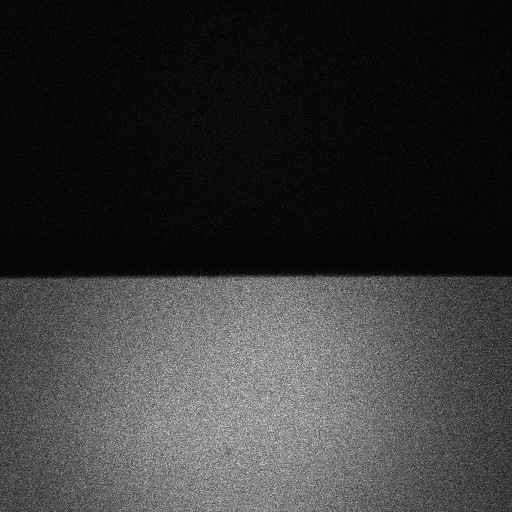
%> input picture ca_ova_dual_fret_alter_0_5mm_trolox/Frame1.tiff, 512 x 512 px; its folder holds only this picture in this run
$ octave NanoChannelsAnalysis.m   (GNU Octave 9; MATLAB toolbox functions it lacks are replaced by stand-ins)
%> lines starting %> are read from the running program, lines starting %| are printed output that depends on the picture
### Utils/natsort.m
function [X,ndx,dbg] = natsort(X,rgx,varargin)
% Alphanumeric / Natural-Order sort a cell array of 1xN char.
%
% (c) 2012-2020 Stephen Cobeldick
%
% Alphanumeric sort a cell array of strings: sorts by character order and
% also by the values of any number substrings. By default matches integer
% substrings and performs a case-insensitive ascending sort, optional
% inputs allow the user to select other number formats, sort order, etc.
%
%%% Example:
% >> X = {'x2', 'x10', 'x1'};
% >> sort(X) % wrong number order
% ans =   'x1'  'x10'  'x2'
% >> natsort(X)
% ans =   'x1'  'x2'  'x10'
%
%%% Syntax:
%  Y = natsort(X)
%  Y = natsort(X,rgx)
%  Y = natsort(X,rgx,<options>)
% [Y,ndx,dbg] = natsort(X,...)
%
% To sort filenames, foldernames, or filepaths use NATSORTFILES (FEX 47434).
% To sort the rows of a cell array of strings use NATSORTROWS (FEX 47433).
%
%% Number Substrings %%
%
% By default consecutive digit characters are interpreted as an integer.
% Specifying the optional regular expression pattern allows the numbers to
% include a +/- sign, decimal digits, exponent E-notation, quantifiers,
% or look-around matching. For information on defining regular expressions:
% <http://www.mathworks.com/help/matlab/matlab_prog/regular-expressions.html>
%
% The number substrings are parsed by SSCANF into numeric values, using
% either the *default format '%f' or the user-supplied format specifier.
%
% This table shows examples of regular expression patterns for some common
% notations and ways of writing numbers, with suitable SSCANF formats:
%
% Regular       | Number Substring | Number Substring              | SSCANF
% Expression:   | Match Examples:  | Match Description:            | Format Specifier:
% ==============|==================|===============================|==================
% *         \d+ | 0, 123, 4, 56789 | unsigned integer              | %f  %i  %u  %lu
% --------------|------------------|-------------------------------|------------------
%      [-+]?\d+ | +1, 23, -45, 678 | integer with optional +/- sign| %f  %i  %d  %ld
% --------------|------------------|-------------------------------|------------------
%     \d+\.?\d* | 012, 3.45, 678.9 | integer or decimal            | %f
% (\d+|Inf|NaN) | 123, 4, NaN, Inf | integer, Inf, or NaN          | %f
%  \d+\.\d+E\d+ | 0.123e4, 5.67e08 | exponential notation          | %f
% --------------|------------------|-------------------------------|------------------
%  0[0-7]+      | 012, 03456, 0700 | octal notation & prefix       | %o  %i
%   [0-7]+      |  12,  3456,  700 | octal notation                | %o
% --------------|------------------|-------------------------------|------------------
%  0X[0-9A-F]+  | 0X0, 0X3E7, 0XFF | hexadecimal notation & prefix | %x  %i
%    [0-9A-F]+  |   0,   3E7,   FF | hexadecimal notation          | %x
% --------------|------------------|-------------------------------|------------------
%  0B[01]+      | 0B1, 0B101, 0B10 | binary notation & prefix      | %b   (not SSCANF)
%    [01]+      |   1,   101,   10 | binary notation               | %b   (not SSCANF)
% --------------|------------------|-------------------------------|------------------
%
%% Debugging Output Array %%
%
% The third output is a cell array <dbg>, for checking the numbers
% matched by the regular expression <rgx> and converted to numeric
% by the SSCANF format. The rows of <dbg> are linearly indexed from <X>,
% even columns contain numbers, odd columns contain split substrings:
%
% >> [~,~,dbg] = natsort(X)
% dbg =
%    'x'    [ 2]
%    'x'    [10]
%    'x'    [ 1]
%
%% Examples %%
%
%%% Multiple integers (e.g. release version numbers):
% >> A = {'v10.6', 'v9.10', 'v9.5', 'v10.10', 'v9.10.20', 'v9.10.8'};
% >> sort(A)
% ans =   'v10.10'  'v10.6'  'v9.10'  'v9.10.20'  'v9.10.8'  'v9.5'
% >> natsort(A)
% ans =   'v9.5'  'v9.10'  'v9.10.8'  'v9.10.20'  'v10.6'  'v10.10'
%
%%% Integer, decimal, NaN, or Inf numbers, possibly with +/- signs:
% >> B = {'test+NaN', 'test11.5', 'test-1.4', 'test', 'test-Inf', 'test+0.3'};
% >> sort(B)
% ans =   'test' 'test+0.3' 'test+NaN' 'test-1.4' 'test-Inf' 'test11.5'
% >> natsort(B, '[-+]?(NaN|Inf|\d+\.?\d*)')
% ans =   'test' 'test-Inf' 'test-1.4' 'test+0.3' 'test11.5' 'test+NaN'
%
%%% Integer or decimal numbers, possibly with an exponent:
% >> C = {'0.56e007', '', '43E-2', '10000', '9.8'};
% >> sort(C)
% ans =   ''  '0.56e007'  '10000'  '43E-2'  '9.8'
% >> natsort(C, '\d+\.?\d*([eE][-+]?\d+)?')
% ans =   ''  '43E-2'  '9.8'  '10000'  '0.56e007'
%
%%% Hexadecimal numbers (with '0X' prefix):
% >> D = {'a0X7C4z', 'a0X5z', 'a0X18z', 'a0XFz'};
% >> sort(D)
% ans =   'a0X18z'  'a0X5z'  'a0X7C4z'  'a0XFz'
% >> natsort(D, '0X[0-9A-F]+', '%i')
% ans =   'a0X5z'  'a0XFz'  'a0X18z'  'a0X7C4z'
%
%%% Binary numbers:
% >> E = {'a11111000100z', 'a101z', 'a000000000011000z', 'a1111z'};
% >> sort(E)
% ans =   'a000000000011000z'  'a101z'  'a11111000100z'  'a1111z'
% >> natsort(E, '[01]+', '%b')
% ans =   'a101z'  'a1111z'  'a000000000011000z'  'a11111000100z'
%
%%% Case sensitivity:
% >> F = {'a2', 'A20', 'A1', 'a10', 'A2', 'a1'};
% >> natsort(F, [], 'ignorecase') % default
% ans =   'A1'  'a1'  'a2'  'A2'  'a10'  'A20'
% >> natsort(F, [], 'matchcase')
% ans =   'A1'  'A2'  'A20'  'a1'  'a2'  'a10'
%
%%% Sort order:
% >> G = {'2', 'a', '', '3', 'B', '1'};
% >> natsort(G, [], 'ascend') % default
% ans =   ''   '1'  '2'  '3'  'a'  'B'
% >> natsort(G, [], 'descend')
% ans =   'B'  'a'  '3'  '2'  '1'  ''
% >> natsort(G, [], 'num<char') % default
% ans =   ''   '1'  '2'  '3'  'a'  'B'
% >> natsort(G, [], 'char<num')
% ans =   ''   'a'  'B'  '1'  '2'  '3'
%
%%% UINT64 numbers (with full precision):
% >> natsort({'a18446744073709551615z', 'a18446744073709551614z'}, [], '%lu')
% ans =       'a18446744073709551614z'  'a18446744073709551615z'
%
%% Input and Output Arguments %%
%
%%% Inputs (*==default):
% [10 lines of commented-out code are left out]
%%% Outputs:
% Y   = CellArrayOfCharRowVectors, <X> sorted into alphanumeric order.
% ndx = NumericArray, such that Y = X(ndx). The same size as <X>.
% dbg = CellArray of the parsed characters and number values.
%       Each row is one input char vector, linear-indexed from <X>.
%
% See also SORT NATSORTFILES NATSORTROWS CELLSTR REGEXP IREGEXP SSCANF

%% Input Wrangling %%
%
assert(iscell(X),...
	'SC:natsort:X:NotCellArray',...
	'First input <X> must be a cell array.')
tmp = cellfun('isclass',X,'char') & cellfun('size',X,1)<2 & cellfun('ndims',X)<3;
assert(all(tmp(:)),...
	'SC:natsort:X:ContentNotCharVectors',...
	'First input <X> must be a cell array of char row vectors (1xN char).')
%
if nargin<2 || isnumeric(rgx)&&isempty(rgx)
	rgx = '\d+';
else
	assert(ischar(rgx)&&ndims(rgx)<3&&size(rgx,1)==1,...
		'SC:natsort:rgx:NotCharVector',...
		'Second input <rgx> must be a regular expression (char row vector).') %#ok<ISMAT>
end
%
% Optional arguments:
tmp = cellfun('isclass',varargin,'char') & cellfun('size',varargin,1)<2 & cellfun('ndims',varargin)<3;
assert(all(tmp(:)),...
	'SC:natsort:options:NotCharVector',...
	'All optional arguments must be char row vectors (1xN char).')
% Character case:
ccm = strcmpi(varargin,'matchcase');
ccx = strcmpi(varargin,'ignorecase')|ccm;
% Sort direction:
sdd = strcmpi(varargin,'descend');
sdx = strcmpi(varargin,'ascend')|sdd;
% Char/num order:
chb = strcmpi(varargin,'char<num');
chx = strcmpi(varargin,'num<char')|chb;
% NaN/num order:
nab = strcmpi(varargin,'NaN<num');
nax = strcmpi(varargin,'num<NaN')|nab;
% SSCANF format:
sfx = ~cellfun('isempty',regexp(varargin,'^%([bdiuoxfeg]|l[diuox])$'));
%
nsAssert(1,varargin,sdx,'SortDirection','Sort direction')
nsAssert(1,varargin,chx,'CharNumOrder', 'char<->num')
nsAssert(1,varargin,nax,'NanNumOrder',  'NaN<->num')
nsAssert(1,varargin,sfx,'sscanfFormat', 'SSCANF format')
nsAssert(0,varargin,~(ccx|sdx|chx|nax|sfx),'UnusedOption')
%
% SSCANF format:
if nnz(sfx)
	fmt = varargin{sfx};
	if strcmpi(fmt,'%b')
		cls = 'double';
	else
		cls = class(sscanf('0',fmt));
	end
else
	fmt = '%f';
	cls = 'double';
end
%
%% Identify Numbers %%
%
[mat,spl] = regexpi(X(:),rgx,'match','split',varargin{ccx});
%
% Determine lengths:
nmx = numel(X);
nmn = cellfun('length',mat);
nms = cellfun('length',spl);
mxs = max(nms);
%
% Preallocate arrays:
bon = bsxfun(@le,1:mxs,nmn).';
bos = bsxfun(@le,1:mxs,nms).';
arn = zeros(mxs,nmx,cls);
ars =  cell(mxs,nmx);
ars(:) = {''};
ars(bos) = [spl{:}];
%
%% Convert Numbers to Numeric %%
%
if nmx
	tmp = [mat{:}];
	if strcmp(fmt,'%b')
		tmp = regexprep(tmp,'^0[Bb]','');
		vec = cellfun(@(s)sum(pow2(s-'0',numel(s)-1:-1:0)),tmp);
	else
		vec = sscanf(sprintf(' %s',tmp{:}),fmt);
	end
	assert(numel(vec)==numel(tmp),...
		'SC:natsort:sscanfTooManyValues',...
		'The %s format must return one value for each input number.',fmt)
else
	vec = [];
end
%
%% Debugging Array %%
%
if nmx && nargout>2
	dbg = cell(mxs,nmx);
	dbg(:) = {''};
	dbg(bon) = num2cell(vec);
	dbg = reshape(permute(cat(3,ars,dbg),[3,1,2]),[],nmx).';
	idf = [find(~all(cellfun('isempty',dbg),1),1,'last'),1];
	dbg = dbg(:,1:idf(1));
else
	dbg = {};
end
%
%% Sort Columns %%
%
if ~any(ccm) % ignorecase
	ars = lower(ars);
end
%
if nmx && any(chb) % char<num
	boe = ~cellfun('isempty',ars(bon));
	for k = reshape(find(bon),1,[])
		ars{k}(end+1) = char(65535);
	end
	[idr,idc] = find(bon);
	idn = sub2ind(size(bon),boe(:)+idr(:),idc(:));
	bon(:) = false;
	bon(idn) = true;
	arn(idn) = vec;
	bon(isnan(arn)) = ~any(nab);
	ndx = 1:nmx;
	if any(sdd) % descending
		for k = mxs:-1:1
			[~,idx] = sort(nsGroup(ars(k,ndx)),'descend');
			ndx = ndx(idx);
			[~,idx] = sort(arn(k,ndx),'descend');
			ndx = ndx(idx);
			[~,idx] = sort(bon(k,ndx),'descend');
			ndx = ndx(idx);
		end
	else % ascending
		for k = mxs:-1:1
			[~,idx] = sort(ars(k,ndx));
			ndx = ndx(idx);
			[~,idx] = sort(arn(k,ndx),'ascend');
			ndx = ndx(idx);
			[~,idx] = sort(bon(k,ndx),'ascend');
			ndx = ndx(idx);
		end
	end
else % num<char
	arn(bon) = vec;
	bon(isnan(arn)) = ~any(nab);
	if any(sdd) % descending
		[~,ndx] = sort(nsGroup(ars(mxs,:)),'descend');
		for k = mxs-1:-1:1
			[~,idx] = sort(arn(k,ndx),'descend');
			ndx = ndx(idx);
			[~,idx] = sort(bon(k,ndx),'descend');
			ndx = ndx(idx);
			[~,idx] = sort(nsGroup(ars(k,ndx)),'descend');
			ndx = ndx(idx);
		end
	else % ascending
		[~,ndx] = sort(ars(mxs,:));
		for k = mxs-1:-1:1
			[~,idx] = sort(arn(k,ndx),'ascend');
			ndx = ndx(idx);
			[~,idx] = sort(bon(k,ndx),'ascend');
			ndx = ndx(idx);
			[~,idx] = sort(ars(k,ndx));
			ndx = ndx(idx);
		end
	end
end
%
ndx  = reshape(ndx,size(X));
X = X(ndx);
%
end
%%%%%%%%%%%%%%%%%%%%%%%%%%%%%%%%%%%%%%%%%%%%%%%%%%%%%%%%%%%%%%%%%%%%%%%%%%%natsort
function nsAssert(val,inp,idx,ids,varargin)
% Throw an error if an option is overspecified.
if nnz(idx)>val
	tmp = {'Unknown input arguments',...
		' option may only be specified once. Provided inputs'};
	error(sprintf('SC:natsort:option:%sOverspecified',ids),...
		'%s:%s',[varargin{:},tmp{1+val}],sprintf('\n''%s''',inp{idx}))
end
end
%%%%%%%%%%%%%%%%%%%%%%%%%%%%%%%%%%%%%%%%%%%%%%%%%%%%%%%%%%%%%%%%%%%%%%%%%%%nsAssert
% [6 lines left out: function nsGroup, not called in this run]
%%%%%%%%%%%%%%%%%%%%%%%%%%%%%%%%%%%%%%%%%%%%%%%%%%%%%%%%%%%%%%%%%%%%%%%%%%%nsGroup

### Utils/natsortfiles.m
function [X,ndx,dbg] = natsortfiles(X,rgx,varargin)
% Alphanumeric / Natural-Order sort a cell array of filenames/filepaths (1xN char).
%
% (c) 2014-2020 Stephen Cobeldick
%
% Alphanumeric sort of a cell array of filenames or foldernames, i.e. sort
% the names by character order and by the values of any numbers within the
% names. The file/folder names, file extensions, and path directories (if
% supplied) are sorted separately: this ensures that shorter names sort
% before longer ones. For names without file extensions (e.g. foldernames,
% filenames without extensions) the 'noext' option should be used.
%
%%% Example:
% [7 lines of commented-out code are left out]
%%% Syntax:
%  Y = natsortfiles(X)
%  Y = natsortfiles(X,rgx)
%  Y = natsortfiles(X,rgx,<options>)
% [Y,ndx,dbg] = natsortfiles(X,...)
%
% To sort all of the strings in a cell array use NATSORT (File Exchange 34464).
% To sort the rows of a cell array of strings use NATSORTROWS (File Exchange 47433).
%
%% File Dependency %%
%
% NATSORTFILES requires the function NATSORT (File Exchange 34464). The optional
% arguments <options> are passed directly to NATSORT. See NATSORT for case
% sensitivity, sort direction, number substring matching, and other options.
%
%% Explanation %%
%
% Using SORT on filenames will sort any of char(0:45), including the printing
% characters ' !"#$%&''()*+,-', before the file extension separator character '.'.
% Therefore this function splits the name and extension and sorts them separately.
%
% Similarly the file separator character within filepaths can cause longer
% directory names to sort before shorter ones, as char(0:46)<'/' and
% char(0:91)<'\'. Check this example to see why this matters:
%
% >> X = {'A1\B', 'A+/B', 'A/B1', 'A=/B', 'A\B0'};
% >> sort(X)
% ans =   'A+/B'  'A/B1'  'A1\B'  'A=/B'  'A\B0'
% >> natsortfiles(X)
% ans =   'A\B0'  'A/B1'  'A1\B'  'A+/B'  'A=/B'
%
% NATSORTFILES splits filepaths at each file separator character and sorts
% every level of the directory hierarchy separately, ensuring that shorter
% directory names sort before longer, regardless of the characters in the names.
%
%% Examples %%
%
% >> A = {'a2.txt', 'a10.txt', 'a1.txt'};
% >> sort(A)
% ans = 'a1.txt'  'a10.txt'  'a2.txt'
% >> natsortfiles(A)
% ans = 'a1.txt'  'a2.txt'  'a10.txt'
%
% >> B = {'test_new.m'; 'test-old.m'; 'test.m'};
% >> sort(B) % Note '-' sorts before '.':
% ans =
%    'test-old.m'
%    'test.m'
%    'test_new.m'
% >> natsortfiles(B) % Shorter names before longer:
% ans =
%    'test.m'
%    'test-old.m'
%    'test_new.m'
%
% >> C = {'test2.m'; 'test10-old.m'; 'test.m'; 'test10.m'; 'test1.m'};
% >> sort(C) % Wrong number order:
% ans =
%    'test.m'
%    'test1.m'
%    'test10-old.m'
%    'test10.m'
%    'test2.m'
% >> natsortfiles(C) % Shorter names before longer:
% ans =
%    'test.m'
%    'test1.m'
%    'test2.m'
%    'test10.m'
%    'test10-old.m'
%
%%% Directory Names:
% >> D = {'A2-old\test.m';'A10\test.m';'A2\test.m';'A1archive.zip';'A1\test.m'};
% >> sort(D) % Wrong number order, and '-' sorts before '\':
% ans =
%    'A10\test.m'
%    'A1\test.m'
%    'A1archive.zip'
%    'A2-old\test.m'
%    'A2\test.m'
% >> natsortfiles(D) % Shorter names before longer:
% ans =
%    'A1archive.zip'
%    'A1\test.m'
%    'A2\test.m'
%    'A2-old\test.m'
%    'A10\test.m'
%
%% Input and Output Arguments %%
%
%%% Inputs (**=default):
% [7 lines of commented-out code are left out]
%%% Outputs:
% Y   = CellArrayOfCharRowVectors, filenames of <X> sorted alphanumerically.
% ndx = NumericMatrix, same size as <X>. Indices such that Y = X(ndx).
% dbg = CellVectorOfCellArrays, size 1xMAX(2+NumberOfDirectoryLevels).
%       Each cell contains the debug cell array for directory names, filenames,
%       and file extensions. Helps debug the regular expression. See NATSORT.
%
% See also SORT NATSORT NATSORTROWS DIR FILEPARTS FULLFILE NEXTNAME CELLSTR REGEXP IREGEXP SSCANF

%% Input Wrangling %%
%
assert(iscell(X),...
	'SC:natsortfiles:X:NotCellArray',...
	'First input <X> must be a cell array.')
tmp = cellfun('isclass',X,'char') & cellfun('size',X,1)<2 & cellfun('ndims',X)<3;
assert(all(tmp(:)),...
	'SC:natsortfiles:X:ContentNotCharVectors',...
	'First input <X> must be a cell array of strings (1xN character).')
%
ide = cellfun(@(s)ischar(s)&&strcmpi(s,'noext'),varargin);
assert(nnz(ide)<2,...
	'SC:natsortfiles:options:noextOverspecified',...
	'File-extension handling is overspecified.')
varargin(ide) = [];
%
if nargin>1
	varargin = [{rgx},varargin];
end
%
%% Split and Sort File Names/Paths %%
%
% Split full filepaths into file [path,name,extension]:
[pth,fnm,ext] = cellfun(@fileparts,X(:),'UniformOutput',false);
% Split path into {dir,subdir,subsubdir,...}:
pth = regexp(pth,'[^/\\]+','match'); % either / or \ as filesep.
len = cellfun('length',pth);
num = max(len);
vec = cell(numel(len),1);
%
if any(ide)
	fnm = strcat(fnm,ext);
	ext(:) = {''};
end
%
% Alphanumeric sort of the file extensions and filenames:
if isempty(num)
	ndx = [];
	ids = [];
	dbg = {};
elseif nargout<3 % faster:
	[~,ndx] = natsort(ext,varargin{:});
	[~,ids] = natsort(fnm(ndx),varargin{:});
else % for debugging:
	[~,ndx,dbg{num+2}] = natsort(ext,varargin{:});
	[~,ids,tmp] = natsort(fnm(ndx),varargin{:});
	[~,idd] = sort(ndx);
	dbg{num+1} = tmp(idd,:);
end
ndx = ndx(ids);
%
% Alphanumeric sort of the directory names:
for k = num:-1:1
	idx = len>=k;
	vec(:) = {''};
	vec(idx) = cellfun(@(c)c(k),pth(idx));
	if nargout<3 % faster:
		[~,ids] = natsort(vec(ndx),varargin{:});
	else % for debugging:
		[~,ids,tmp] = natsort(vec(ndx),varargin{:});
		[~,idd] = sort(ndx);
		dbg{k} = tmp(idd,:);
	end
	ndx = ndx(ids);
end
%
% Return the sorted array and indices:
ndx = reshape(ndx,size(X));
X = X(ndx);
%
end
%%%%%%%%%%%%%%%%%%%%%%%%%%%%%%%%%%%%%%%%%%%%%%%%%%%%%%%%%%%%%%%%%%%%%%%%%%%natsortfiles

### Utils/create_bg_map.m
function [bg_map] = create_bg_map(img_range,start_frame,num_channels,frame_names,frame_vec)
bg_frames=[];
if ~exist('frame_vec','var')
    frame_vec = start_frame:num_channels:(1*num_channels);
else
    frame_vec=frame_vec(1:100);
end
[r,c] = size(img_range);
for i=1:length(frame_vec)
    frame = imread(frame_names{frame_vec(i)});
    bg_frames(:,:,i) = frame(img_range);
end
%bg_map = mean(bg_frames,3);
bg_map = max(bg_frames,[],3);
end


### Utils/range2index.m
% function that converts range of positions to the linare indexing

function [lin_idx] = range2index(frame_size,low,high,left,right)

    [x,y] = meshgrid(high:low,left:right);
    lin_idx = reshape(sub2ind(frame_size,x(:)',y(:)'),[right-left+1,low-high+1])';

end


### NanoChannelsAnalysis.m

clear;
close all;
clc;

%% add folders
addpath(genpath('experiments'));
addpath(genpath('Localization'));
addpath(genpath('Utils'));
addpath(genpath('PerParticle'));
%% experiments file

% selecting experiment, choo230726_153353_Cameraca_ova_dual_fret_alter_0_5mm_troloxse the experiment name as writen in the

expe_name = 'ca_ova_dual_fret_alter_0_5mm_trolox';
%% geting all the frames in the folder

experiment_path = [pwd,'\experiments\',expe_name,'\'];
table_frames = dir([experiment_path,'\*.tiff']);
frame_names = strcat(experiment_path,natsortfiles({table_frames.name}));
num_frames = size(table_frames,1);

%% visualzing a sample image to set limits for the experiment.
%

for frame_idx = 1% sample frame+d)
    frame = imread(frame_names{frame_idx});
%> frame is the input picture: size 512x512 uint16; min 129, max 2946, mean 726
    figure
    clims = [min(frame(:)) max(frame(:))];
%> clims = [129 2946]
    imagesc(frame,clims); colormap gray; colorbar;
    title(frame_idx)
    pause(0.1)
end
%% laser pairing and limits

num_channels = 1;

% for 532 laser:
c_532.uper_lim = 56; c_532.low_lim = 240;
c_532.left_lim = 100; c_532.right_lim = 400;
c_532.img_range = range2index(size(frame),c_532.low_lim,c_532.uper_lim,c_532.left_lim,c_532.right_lim);
c_532.start_frame = 1;


% for 640 laser:
c_640.uper_lim = 340; c_640.low_lim = 490;
c_640.left_lim = 120; c_640.right_lim = 320;
c_640.img_range = range2index(size(frame),c_640.low_lim,c_640.uper_lim,c_640.left_lim,c_640.right_lim);
c_640.start_frame = 1;


channel = [c_532,c_640];

%% choose the correct frames - by green or red laser on and which channel;
frame_vec=[];
Video=[];
GreenLaserOn=0; %0/1 - 0 off 1 on;
RedLaserOn=1; %0/1 - 0 off 1 on;
FrameTime=0.1/(GreenLaserOn+RedLaserOn);
GreenOrRedChannel=2; % 1 is green channel, 2 is red channel (now we use the red)

for i=1:num_frames
    frame = imread([experiment_path,'\Frame',num2str(i),'.tiff']);
    frameRed=frame(channel(2).uper_lim:channel(2).low_lim,channel(2).left_lim:channel(2).right_lim);
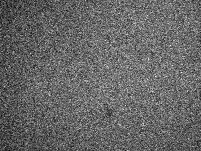
%> frameRed: size 151x201 uint16; min 807, max 2946, mean 1670.1; drawn with min black and max white
    frameGreen=frame(channel(1).uper_lim:channel(1).low_lim,channel(1).left_lim:channel(1).right_lim);
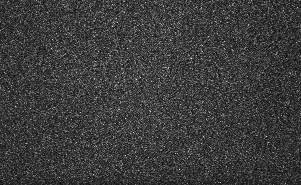
%> frameGreen: size 185x301 uint16; min 135, max 555, mean 234.7; drawn with min black and max white
    if GreenOrRedChannel==2
        Video(:,:,i)=frameRed; %Video is the whole video of the a channel (for 2 types of laser)
    else
        Video(:,:,i)=frameGreen;
    end

    if  mean(frameRed(:))>500 % get rid of black frames
        if GreenLaserOn
            if mean(frameGreen(:))>400
                frame_vec(end+1)=i;
            end
        end
        if RedLaserOn
            if mean(frameGreen(:))<400
                frame_vec(end+1)=i;
            end
        end
    end
end
%% creating back ground map
c_532.bg_map = create_bg_map(c_532.img_range,c_532.start_frame,num_channels,frame_names);
c_640.bg_map = create_bg_map(c_640.img_range,c_640.start_frame,num_channels,frame_names,frame_vec);
%> the run ends on the next line
